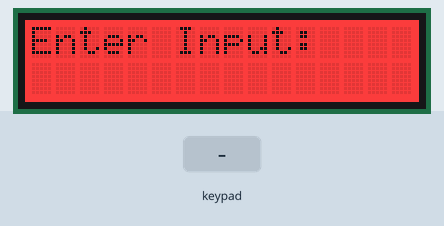
This sketch was run on a simulated Arduino Uno, built with avr-gcc and run on an emulated ATmega328P. Parts: 16×2 character LCD. The inputs (shaded band) are chosen by the test bench.

Above: at 1.2 s.
1.3 s: keypad keys 7 + 5 = pressed 0.4 s apart
At 2.1 s:
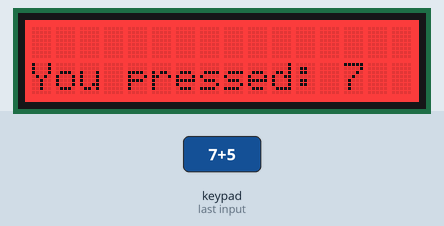
5.9 s: key '/' pressed
At 6.7 s:
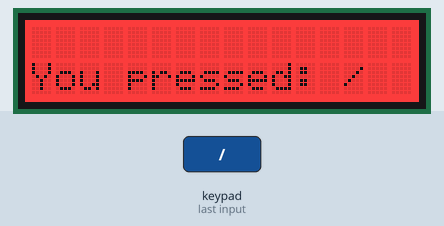
8.4 s: key 'X' pressed
At 9.2 s:
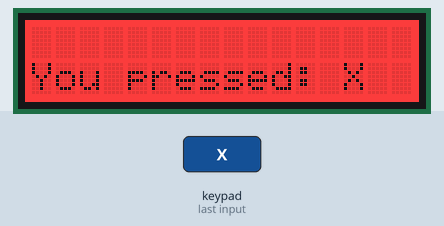
10.9 s: key 'C' pressed
At 11.6 s:
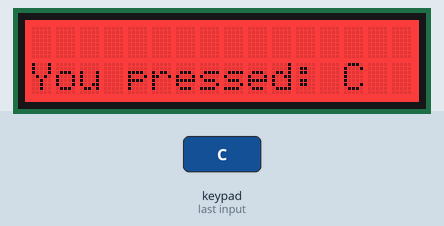
13.4 s: keypad keys 9 8 7 6 pressed 0.4 s apart
At 13.7 s:
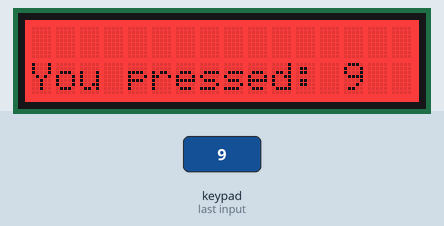
16.5 s: key '7' pressed
Timing chart, 0 to 19.5 s (numbered marks = the images above; inputs shaded):
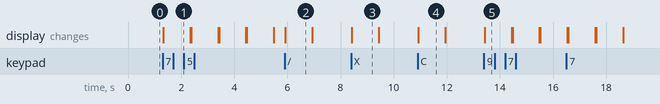

Measured:
- after the input at 1.3 s, the display: changes at once (image 1)
- after the input at 5.9 s, the display: changes at once (image 2)
- after the input at 8.4 s, the display: changes at once (image 3)
- after the input at 10.9 s, the display: changes at once (image 4)
- after the input at 13.4 s, the display: changes at once (image 5)
- what the display in image 2 shows lasts 1.0 s, from 5.9 s to 6.9 s

The sketch:

KeypadI2CLCD.ino
```cpp
// (licence header left out)
// Include necessary libraries
#include <Arduino.h>
#include <Keypad.h>
#include <Wire.h>
#include "DFRobot_RGBLCD1602.h"

// Define RGB color values for the LCD backlight
const int colorR = 255;
const int colorG = 0;
const int colorB = 0;

// Define the keypad layout
const byte ROWS = 4;  // Four rows
const byte COLS = 4;  // Four columns
char keys[ROWS][COLS] = {
  { '7', '8', '9', '/' },
  { '4', '5', '6', 'X' },
  { '1', '2', '3', '-' },
  { 'ON/C', '0', '=', '+' }
};
byte rowPins[ROWS] = { 9, 8, 7, 6 };  // Connect to the row pinouts of the keypad
byte colPins[COLS] = { 5, 4, 3, 2 };  // Connect to the column pinouts of the keypad

// Create the Keypad and I2C LCD objects
Keypad keypad = Keypad(makeKeymap(keys), rowPins, colPins, ROWS, COLS);
DFRobot_RGBLCD1602 lcd(16, 2);  // Create an LCD object with 16 columns and 2 rows

// Setup function runs once when you press reset or power the board
void setup() {
  // Initialize the I2C LCD
  lcd.init();
  // Set the LCD backlight color
  lcd.setRGB(colorR, colorG, colorB);

  // Print a welcome message to the LCD
  lcd.print("Enter Input:");
}

// Loop function runs over and over again forever
void loop() {
  // Get the key pressed from the keypad
  char key = keypad.getKey();

  // If a key is pressed, display it on the LCD
  if (key) {
    lcd.clear();          // Clear the display before showing new input
    lcd.setCursor(0, 1);  // Set cursor to start of second row
    lcd.print("You pressed: ");
    lcd.print(key);  // Display the pressed key
    delay(1000);     // Wait for 1 second before clearing the display
    lcd.clear();
    lcd.print("Enter Input:");
  }
}
```
